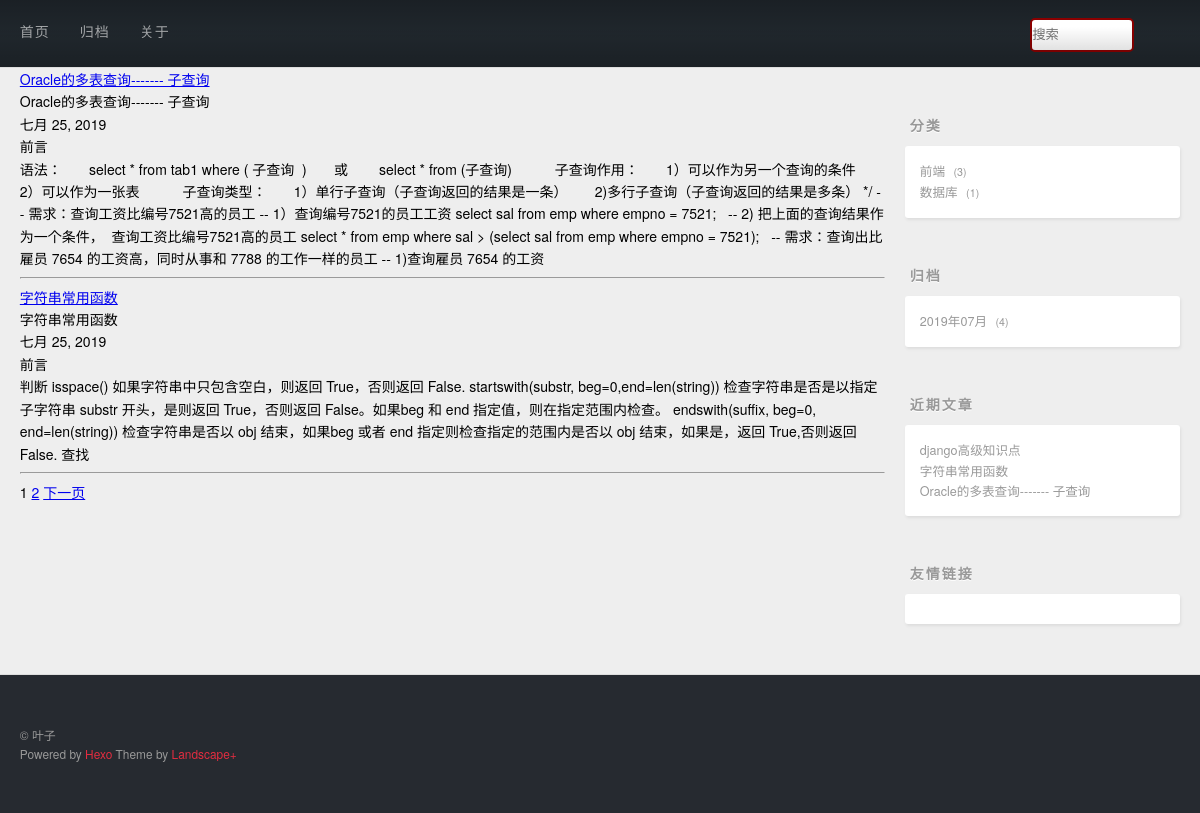
Before: / with the older database file.
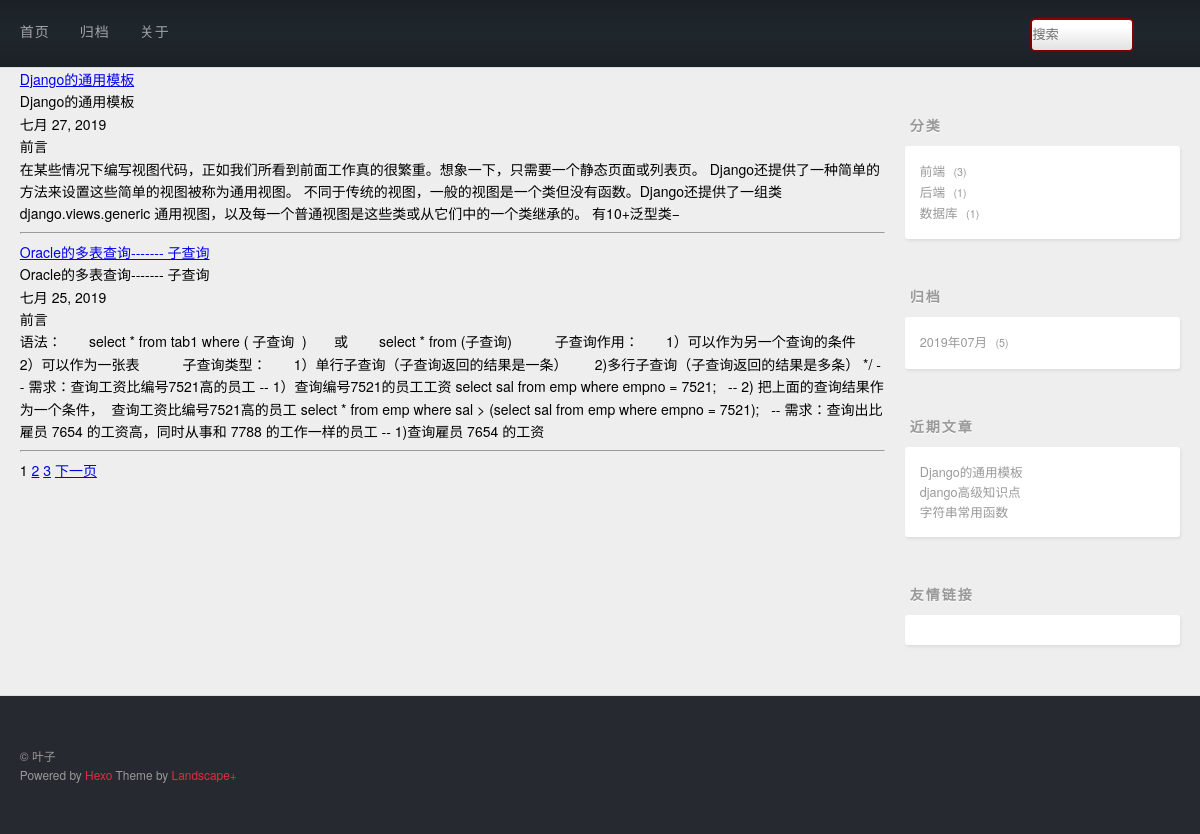
After: the same page with the newer database file.
### post/models.py (models this page shows, shortened)
class Post(models.Model):
    title = models.CharField(max_length=128,unique=True)
    desc = models.TextField()
    content = models.TextField()
    created = models.DateField(auto_now_add=True)
    modified = models.DateField(auto_now_add=True)
    category = models.ForeignKey(Category,on_delete=models.CASCADE)
    tags = models.ManyToManyField(Tags)
    class Meta:
        db_table = 't_post'
        verbose_name_plural = '帖子'

### post/views.py (the view)
# urls.py: url('^$', views.index),
def index(request,pageno=1):
    postList = Post.objects.all().order_by('-created')
    p=Paginator(postList,2)
    page = p.page(pageno)
    return render(request,'index.html',{'page':page,'pageRange':p.page_range})

### post/countextprocessors.py (called while the page is built)
def getrightinfo(request):
    from django.db.models import Count
    cate_posts = Post.objects.values('category__cname','category').annotate(count=Count('*')).order_by('-count')
    from django.db import connection
    cursor=connection.cursor()
    arc_posts = cursor.execute("select created,count('*') as count from t_post group by strftime('%Y-%m',created) order by count desc")
    recent_posts = Post.objects.order_by('-id')[:3]
    return {'cate_posts':cate_posts,'recent_posts':recent_posts,'arc_posts':arc_posts}

### templates/index.html (shortened to what this page needs)
{% extends 'base.html' %}
{% block main %}
    {% for post in page %}
        <div class="post">
            <div>
                <a href="/post/{{ post.id }}">{{ post.title }}</a>
            </div>
            <div>{{ post.title }}</div>
            <div>{{ post.created }}</div>
            <div><h4>前言</h4>{{ post.desc }}</div>
        </div>
        <hr>
    {% endfor %}
    <div>
        <ul>
            {% for i in pageRange  %}
                {% if i == page.number %}
                {{ i }}
                {% else %}
                <a href="/page/{{ i }}/">{{ i }}</a>
                {% endif %}
            {% endfor %}
            {% if page.has_next %}
                <a href="/page/{{ page.next_page_number }}">下一页</a>
            {% endif %}
        </ul>
    </div>
{% endblock %}

### templates/right.html (shortened to what this page needs)
<aside id="sidebar">
  <div class="widget-wrap">
    <h3 class="widget-title">分类</h3>
    <div class="widget">
      <ul class="category-list">
          {% for cate_post in cate_posts %}
            <li class="category-list-item">
              <a class="category-list-link" href="/category/{{ cate_post.category }}/">{{ cate_post.category__cname }}</a>
              <span class="category-list-count">{{ cate_post.count }}</span>
            </li>
          {% endfor %}
      </ul>
      </div>
  </div>
  <div class="widget-wrap">
    <h3 class="widget-title">归档</h3>
    <div class="widget">
      <ul class="archive-list">
            {% for ap in arc_posts %}
            <li class="archive-list-item">
                <a class="archive-list-link" href="/archive/{{ ap.0|date:'Y' }}/{{ ap.0|date:'m' }}/">{{ ap.0|date:'Y年m月' }} </a>
                <span class="archive-list-count">{{ ap.1 }}</span>
            </li>
          {% endfor %}
      </ul>
    </div>
  </div>
  <div class="widget-wrap">
    <h3 class="widget-title">近期文章</h3>
    <div class="widget">
      <ul>
            {% for rp in recent_posts %}
                <li>
                    <a href="/post/{{ rp.id }}/" target="_blank">{{ rp.title }}</a>
                </li>
            {% endfor %}
      </ul>
    </div>
  </div>
  <div class="widget-wrap">
    <h3 class="widget-title">友情链接</h3>
    <div class="widget">
    </div>
  </div>
</aside>

Changed rows visible on the page:
no longer on one of the page's lists (row unchanged): Post: title "Oracle的多表查询------- 子查询"
no longer on one of the page's lists (row unchanged): Post: title "字符串常用函数", created "七月 25, 2019", desc "判断 isspace() 如果字符串中只包含空白，则返回 True，否则返回 False. startswith(substr, beg=0,end=len(string)) 检查字符串是否是以指定子字符串 substr 开头，是则返回 True，否则返回 False。如果beg 和 end 指定值，则在指定范围内检查。 endswith(suffix, beg=0, end=len(string)) 检查字符串是否以 obj 结束，如果beg 或者 end 指定则检查指定的范围内是否以 obj 结束，如果是，返回 True,否则返回 False. 查找"
added Post: title "Django的通用模板", created "七月 27, 2019", desc "在某些情况下编写视图代码，正如我们所看到前面工作真的很繁重。想象一下，只需要一个静态页面或列表页。 Django还提供了一种简单的方法来设置这些简单的视图被称为通用视图。 不同于传统的视图，一般的视图是一个类但没有函数。Django还提供了一组类 django.views.generic 通用视图，以及每一个普通视图是这些类或从它们中的一个类继承的。 有10+泛型类−"
Other visible differences:
new list line: "3"
new list line: "后端 1"
new list line: "2019年07月 5"
list line gone: "2019年07月 4"
